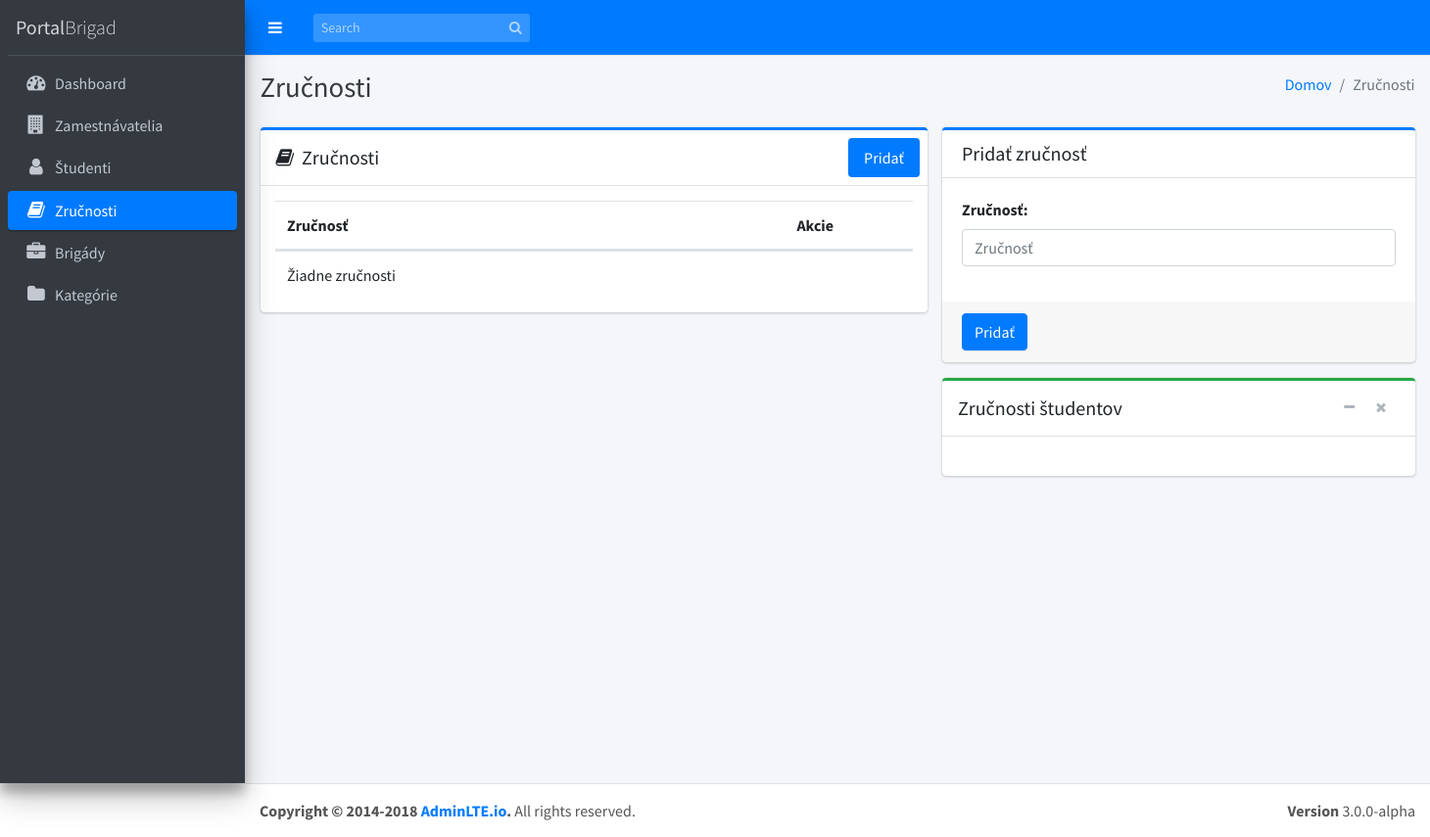
Before: /index.php/zrucnosti with the older database file.
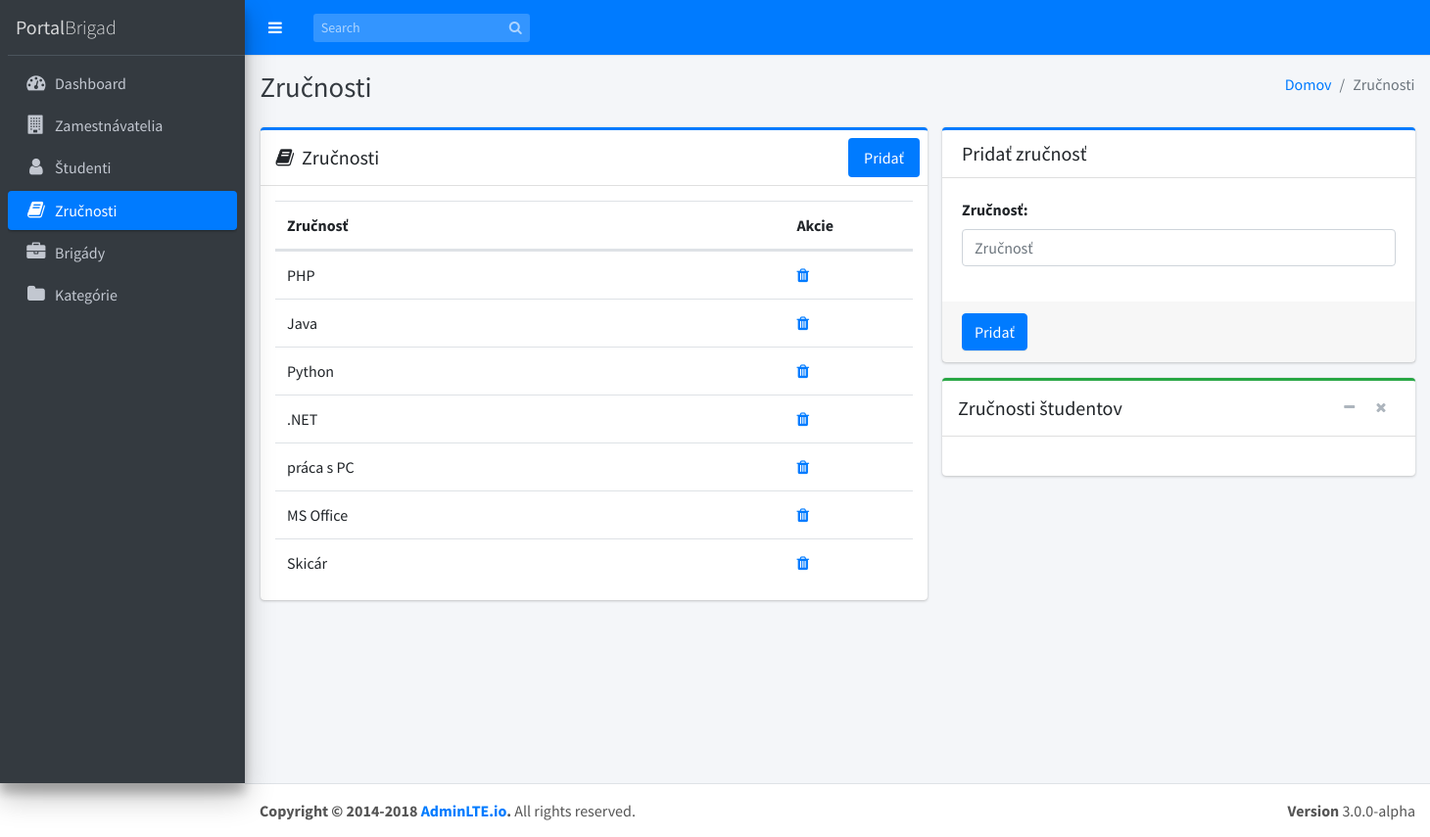
After: the same page with the newer database file.
### tables this page shows
CREATE TABLE `zrucnosti` (
  `idzrucnosti` int(11) NOT NULL,
  `zrucnost` varchar(25) NOT NULL
);

### application/controllers/Zrucnosti.php (called while the page is built, shortened)
<?php
class Zrucnosti extends CI_Controller
{
  function __construct()
  {
    $this->load->helper('form');
    $this->load->helper('url');
    $this->load->library('form_validation');
    $this->load->model('Zrucnost_model');
    $this->load->library('pagination');
  }
  public function index()
  {
    $data = array();
    $data['zrucnosti'] = $this->Zrucnost_model->getRows();
    $data['graf'] = json_encode($this->Zrucnost_model->getChartData()->result());
    $data['title'] = 'Zručnosti | PortalBrigad';
    $this->load->view('templates/header', $data);
    $this->load->view('templates/menu');
    $this->load->view('zrucnosti/index', $data);
    $this->load->view('templates/footer');
  }
}

### index.php (called while the page is built, shortened)
<?php
require_once BASEPATH.'core/CodeIgniter.php';

### application/models/Zrucnost_model.php (called while the page is built, shortened)
<?php defined('BASEPATH') or exit('No direct script access allowed');
class Zrucnost_model extends CI_Model
{
  function getRows($id = "")
  {
    if (!empty($id)) {
      $query = $this->db->get_where('zrucnosti', array('idzrucnosti' => $id));
      return $query->row_array();
    } else {
      $query = $this->db->get('zrucnosti');
      return $query->result_array();
    }
  }
  public function getChartData()
  {
    $this->db->select('zrucnost, count(zrucnost) as pocet');
    $this->db->from('zrucnosti');
    $this->db->join('studenti_has_zrucnosti', 'studenti_has_zrucnosti.zrucnosti_idzrucnosti = idzrucnosti', 'inner');
    $this->db->group_by('zrucnost');
    $query = $this->db->get();
    return $query;
  }
}

### application/views/zrucnosti/index.php (the view, shortened to what the changed rows need)
<div class="content-wrapper">
  <div class="content-header">
    <div class="container-fluid">
      <div class="row mb-2">
        <div class="col-sm-6">
          <h1 class="m-0 text-dark">Zručnosti</h1>
        </div>
      </div>
    </div>
  </div>
  <section class="content">
    <div class="container-fluid">
      <div class="row">
        <section class="col-lg-7 connectedSortable ui-sortable">
          <div class="card card-primary card-outline">
            <div class="card-body table-responsive p-2">
              <div id="zrucnostiTable_wrapper" class="dataTables_wrapper container-fluid dt-bootstrap4">
                <div class="row">
                  <div class="col-sm-12">
                    <table id="zrucnostiTable" class="table table-hover dataTable">
                      <thead>
                        <tr>
                          <th width="80%">Zručnosť</th>
                          <th width="20%">Akcie</th>
                        </tr>
                      </thead>
                      <tbody id="userData">
                        <?php if (!empty($zrucnosti)) : foreach ($zrucnosti as $zrucnost) : ?>
                            <tr>
                              <td><?php echo $zrucnost['zrucnost']; ?></td>
                              <td>
                                <a href="<?php echo site_url('zrucnost/delete/' . $zrucnost['idzrucnosti']); ?>" data-href="<?php echo site_url('zrucnosti/delete/' . $zrucnost['idzrucnosti']); ?>" class="fa fa-trash" data-toggle="modal" data-target="#deleteModal"></a>
                              </td>
                            </tr>
                          <?php endforeach;
                      else : ?>
                          <tr>
                            <td colspan="4">Žiadne zručnosti</td>
                          </tr>
                        <?php endif; ?>
                      </tbody>
                    </table>
                  </div>
                </div>
              </div>
            </div>
          </div>
        </section>
      </div>
    </div>
</div>
</div>

Changed rows visible on the page:
added zrucnosti: zrucnost "PHP"
added zrucnosti: zrucnost "Java"
added zrucnosti: zrucnost "Python"
added zrucnosti: zrucnost ".NET"
added zrucnosti: zrucnost "práca s PC"
added zrucnosti: zrucnost "MS Office"
added zrucnosti: zrucnost "Skicár"
Other visible differences:
text no longer shown: "Žiadne zručnosti"
